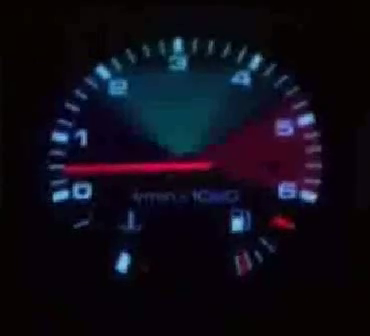
#> input picture frame 35 of speedometer.mp4, 370 x 336 px
$ python speedometer_reading_track.py
#> lines starting #> are read from the running program, lines starting #| are printed output that depends on the picture; after the words box and inside, x2 and y2 are one past the last pixel; in counts of white or black regions, pixels touching at a corner belong together
import cv2 as cv
import numpy as np
import matplotlib.pyplot as plt

def non_max_suppression_fast(contours, overlapThresh):
    boxes = []
    for cnt in contours:
        box = cv.boundingRect(cnt)
        boxes.append(box)
    boxes = np.array(boxes)

    # if there are no boxes, return an empty list
    if len(boxes) == 0:
        return []
    # if the bounding boxes integers, convert them to floats --
    # this is important since we'll be doing a bunch of divisions
    if boxes.dtype.kind == "i":
        boxes = boxes.astype("float")
    # initialize the list of picked indexes
    pick = []
    # grab the coordinates of the bounding boxes
    x = boxes[:,0]
    y = boxes[:,1]
    w = boxes[:,2]
    h = boxes[:,3]

    x1 = x
    y1 = y
    x2 = x + w
    y2 = y + h
    # compute the area of the bounding boxes and sort the bounding
    # boxes by the bottom-right y-coordinate of the bounding box
    area = (x2 - x1 + 1) * (y2 - y1 + 1)
    idxs = np.argsort(y2)
    # keep looping while some indexes still remain in the indexes
    # list
    while len(idxs) > 0:
        # grab the last index in the indexes list and add the
        # index value to the list of picked indexes
        last = len(idxs) - 1
        i = idxs[last]
        pick.append(i)
        # find the largest (x, y) coordinates for the start of
        # the bounding box and the smallest (x, y) coordinates
        # for the end of the bounding box
        xx1 = np.maximum(x1[i], x1[idxs[:last]])
        yy1 = np.maximum(y1[i], y1[idxs[:last]])
        xx2 = np.minimum(x2[i], x2[idxs[:last]])
        yy2 = np.minimum(y2[i], y2[idxs[:last]])
        # compute the width and height of the bounding box
        w = np.maximum(0, xx2 - xx1 + 1)
        h = np.maximum(0, yy2 - yy1 + 1)
        # compute the ratio of overlap
        overlap = (w * h) / area[idxs[:last]]
        # delete all indexes from the index list that have
        idxs = np.delete(idxs, np.concatenate(([last],
            np.where(overlap > overlapThresh)[0])))
    # return only the bounding boxes that were picked using the
    # integer data type
    picked_contours = []
    for ind in pick:
        picked_contours.append(contours[ind])
    return picked_contours

cap = cv.VideoCapture("eighthday/speedometer.mp4")
fps = cap.get(cv.CAP_PROP_FPS)
angles = []
while cap.isOpened():
    # Take each frame
    ret, frame = cap.read()
#> frame is the input picture: shape (336, 370, 3); mean B, G, R 23, 12, 15.2

    if not ret:
        print("Can't receive frame (stream end?). Exiting ...")
        break

    # Convert BGR to HSV
    hsv = cv.cvtColor(frame, cv.COLOR_BGR2HSV)
#> hsv: shape (336, 370, 3); mean H, S, V 102.8, 201.5, 26.8
    # define range of some color in HSV
    color = np.uint8([[[58,21,121]]])
    hsv_color = cv.cvtColor(color, cv.COLOR_BGR2HSV)
    # print(hsv_color)
    # Threshold the HSV image to get only red colors
    mask1 = cv.inRange(hsv, np.array([0,70,50]), np.array([10,255,255]))
#> mask1: shape (336, 370); every value is 0
    mask2 = cv.inRange(hsv, np.array([168,70,50]), np.array([180,255,255]))
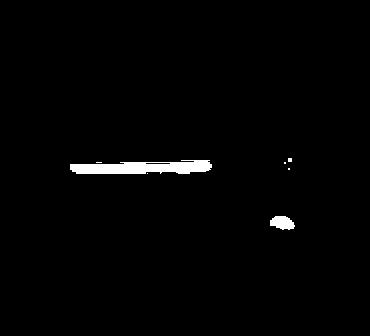
#> mask2: shape (336, 370); 1.4% white; 7 white regions (5 under 20 px), largest, box (x1, y1, x2, y2) and area: (70, 160, 212, 174) 1484, (270, 216, 295, 230) 257
    mask = mask1 | mask2

    kernel = cv.getStructuringElement(cv.MORPH_RECT,(2,2))
    mask = cv.morphologyEx(mask, cv.MORPH_OPEN, kernel)
#> mask: shape (336, 370); 1.4% white; 5 white regions (3 under 20 px), largest, box (x1, y1, x2, y2) and area: (71, 161, 213, 175) 1439, (271, 217, 296, 231) 257
    mask = cv.morphologyEx(mask, cv.MORPH_CLOSE, kernel)
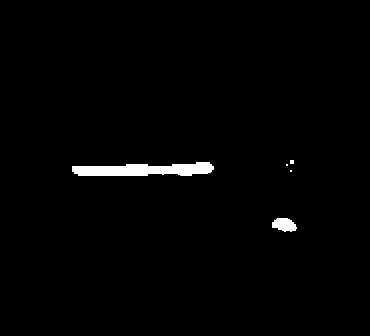
#> mask: shape (336, 370); 1.4% white; 5 white regions (3 under 20 px)

    contours, hierarchy = cv.findContours(mask, cv.RETR_LIST, cv.CHAIN_APPROX_SIMPLE)
#> contours = 5 contours, 3 with area under 20; largest, box (x1, y1, x2, y2) and area: (72, 162, 214, 176) 1288, (272, 218, 297, 232) 226

    hull_contours = []
    for cnt in contours:
        hull_cnt = cv.convexHull(cnt)
        hull_contours.append(hull_cnt)
#> this loop made 5 passes
#> (cnt, hull_cnt) on passes 2, 3, 5: ([[290, 170], [290, 171], [291, 171], [291, 170]], [[291, 170], [291, 171], [290, 171], [290, 170]]), ([[286, 164], [286, 165], [287, 165], [287, 164]], [[287, 164], [287, 165], [286, 165], [286, 164]]), ([[290, 160], [290, 163], [293, 163], [293, 160]], [[293, 160], [293, 163], [290, 163], [290, 160]])
#> after the loop, hull_contours = 5 contours, 3 with area under 20; largest, box (x1, y1, x2, y2) and area: (72, 162, 214, 176) 1546, (272, 218, 297, 232) 248

    hull_contours = non_max_suppression_fast(hull_contours, 0.2)
#> the loop in non_max_suppression_fast, `for cnt in contours:` made 5 passes
#> (cnt, box) on passes 2, 3, 5: ([[291, 170], [291, 171], [290, 171], [290, 170]], (290, 170, 2, 2)), ([[287, 164], [287, 165], [286, 165], [286, 164]], (286, 164, 2, 2)), ([[293, 160], [293, 163], [290, 163], [290, 160]], (290, 160, 4, 4))
#> box on passes 1, 4: (272, 218, 25, 14), (72, 162, 142, 14)
#> after the loop in non_max_suppression_fast, `for cnt in contours:`: boxes = [(272, 218, 25, 14), (290, 170, 2, 2), (286, 164, 2, 2), (72, 162, 142, 14), (290, 160, 4, 4)]
#> in non_max_suppression_fast, `boxes = np.array(boxes)`: boxes = [[272, 218, 25, 14], [290, 170, 2, 2], [286, 164, 2, 2], [72, 162, 142, 14], [290, 160, 4, 4]]
#> in non_max_suppression_fast, `x = boxes[:,0]`: x = [272, 290, 286, 72, 290]
#> in non_max_suppression_fast, `y = boxes[:,1]`: y = [218, 170, 164, 162, 160]
#> in non_max_suppression_fast, `w = boxes[:,2]`: w = [25, 2, 2, 142, 4]
#> in non_max_suppression_fast, `h = boxes[:,3]`: h = [14, 2, 2, 14, 4]
#> in non_max_suppression_fast, `x1 = x`: x1 = [272, 290, 286, 72, 290]
#> in non_max_suppression_fast, `y1 = y`: y1 = [218, 170, 164, 162, 160]
#> in non_max_suppression_fast, `x2 = x + w`: x2 = [297, 292, 288, 214, 294]
#> in non_max_suppression_fast, `y2 = y + h`: y2 = [232, 172, 166, 176, 164]
#> in non_max_suppression_fast, `area = (x2 - x1 + 1) * (y2 - y1 + 1)`: area = [390, 9, 9, 2145, 25]
#> in non_max_suppression_fast, `idxs = np.argsort(y2)`: idxs = [4, 2, 1, 3, 0]
#> the loop in non_max_suppression_fast, `while len(idxs) > 0:` made 5 passes
#> (last, i, xx1, yy1, xx2, yy2, w, overlap) on passes 1, 3: (4, 0, [290, 286, 290, 272], [218, 218, 218, 218], [294, 288, 292, 214], [164, 166, 172, 176], [5, 3, 3, 0], [0, 0, 0, 0]), (2, 1, [290, 290], [170, 170], [292, 288], [164, 166], [3, 0], [0, 0])
#> (last, i, xx1, yy1, xx2, yy2, h, overlap) on pass 2: (3, 3, [290, 286, 290], [162, 164, 170], [214, 214, 214], [164, 166, 172], [3, 3, 3], [0, 0, 0])
#> after the loop in non_max_suppression_fast, `while len(idxs) > 0:`: idxs = empty array; pick = [0, 3, 1, 2, 4]
#> the loop in non_max_suppression_fast, `for ind in pick:` made 5 passes
#> ind on passes 2 to 4: 3, 1, 2
#> after the loop in non_max_suppression_fast, `for ind in pick:`: picked_contours has the same summary as hull_contours outside non_max_suppression_fast

    res = frame.copy()

    hull_contours = sorted(hull_contours, key=lambda x: cv.arcLength(x, closed=True), reverse=True)
    for i in range(len(hull_contours)):
        cnt = hull_contours[i]
        if len(cnt) >= 5:
            ellipse = cv.fitEllipse(cnt)
            angles.append(ellipse[-1])
            cv.ellipse(res, ellipse, (255,255,255), 3)
            break
#> this loop made 1 pass
#> ellipse on pass 1: ((144.5, 169.4), (16.7, 152.2), 88.64)
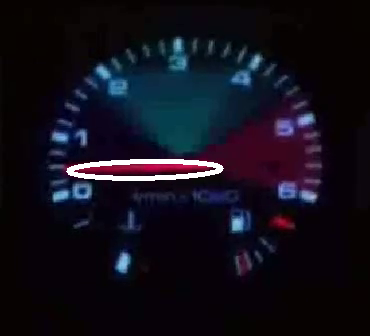
#> res: shape (336, 370, 3); 1.25% of pixels changed, all inside (x1, y1, x2, y2) = (66, 159, 224, 181)
#> after the loop, angles = [88.64]

    cv.imshow('res', res)
    cv.imshow('mask', mask)
    k = cv.waitKey(int(1000/fps)) & 0xFF
#> (key q is pressed here)
    if k == ord('q'):
        break
cv.destroyAllWindows()

max_angle = max(angles)
#> max_angle = 88.64
min_angle = min(angles)
#> min_angle = 88.64

cap.set(cv.CAP_PROP_POS_FRAMES, angles.index(max_angle))
ret, frame_max = cap.read()
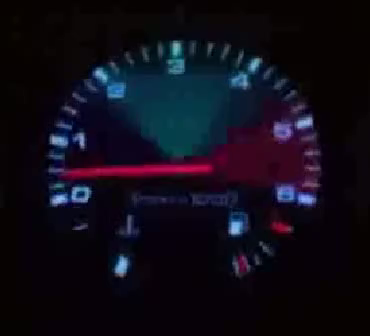
#> input picture frame 0 of speedometer.mp4, 370 x 336 px
#> frame_max is the input picture: shape (336, 370, 3); mean B, G, R 23.1, 12.1, 15.6
cap.set(cv.CAP_PROP_POS_FRAMES, angles.index(min_angle))
ret, frame_min = cap.read()

cv.imshow('max', frame_max)
cv.imshow('min', frame_min)
cv.waitKey(1)
cv.destroyAllWindows()

# YOU MUST MANUALLY INPUT THE LOWEST AND HIGHEST SPEED THE SPEEDOMETER HITS IN THE INPUT VIDEO HERE
rpm_points = [0.5, 2.6]
angle_points = [min_angle, max_angle]
#> angle_points = [88.64, 88.64]
rpm_values = np.interp(angles,  angle_points, rpm_points)
#> rpm_values = [2.6]

frames = [0, len(angles)]
#> frames = [0, 1]
seconds = [0, len(angles)//fps]
#> seconds = [0, 0]
time = np.interp(range(len(angles)), frames, seconds)
#> time = [0]

fig = plt.figure(figsize=(6,cap.get(cv.CAP_PROP_FRAME_HEIGHT)/100))
plt.plot(time, rpm_values, color='gray')
plot, = plt.plot(time, rpm_values, color='red')
scat = plt.scatter(None, None, color='red')
plt.xlabel('Time')
plt.ylabel('Value')
plt.tight_layout(pad=2)
cap.set(cv.CAP_PROP_POS_FRAMES, 0)
video = []
for i in range(len(angles)):
    ret, frame = cap.read()
    # update data
    plot.set_ydata([None if j > i else val for j, val in enumerate(rpm_values)])
    scat.set_offsets((time[i], rpm_values[i]))

    # redraw the canvas
    fig.canvas.draw()

    # convert canvas to image
    img = cv.cvtColor(np.asarray(fig.canvas.buffer_rgba()), cv.COLOR_RGBA2BGR)
    img = cv.resize(img, (fig.canvas.get_width_height()[0], frame.shape[0]))

    # display image with opencv or any operation you like
    res = np.hstack((frame, img))
    video.append(res)
    cv.imshow("final", res)

    k = cv.waitKey(1) & 0xFF
    if k == ord('q'):
        break
#> this loop made 1 pass; (key q is pressed on pass 1)
#> pass 1, `img = cv.cvtColor(np.asarray(fig.canvas.buffer_rgba()), cv.COLOR_RGBA2..`:
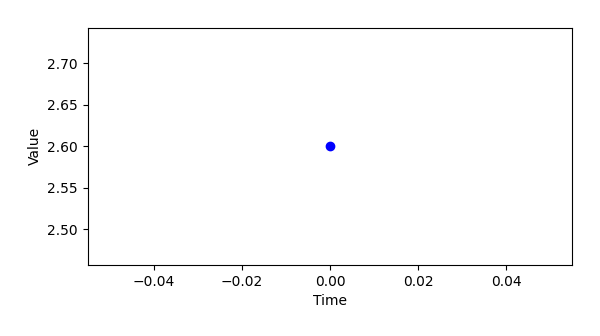
#> img: shape (336, 600, 3); mean R, G, B 251.4, 251.4, 251.5
#> pass 1, `res = np.hstack((frame, img))`:
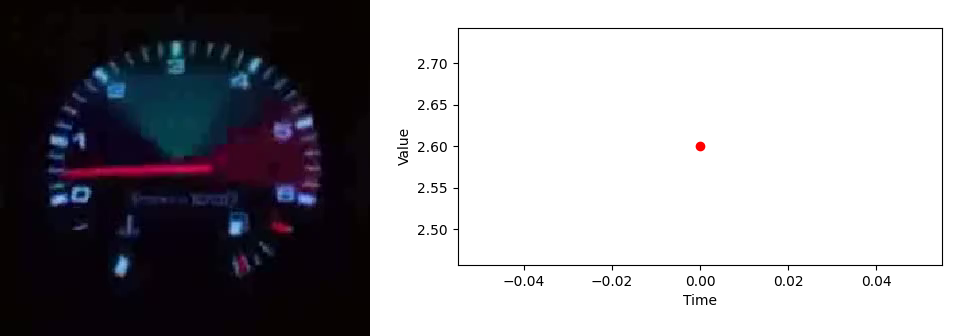
#> res: shape (336, 970, 3); mean B, G, R 164.3, 160.2, 161.5
#> after the loop, video = 1 item
cv.destroyAllWindows()

vw = cv.VideoWriter('eighthday/speedometer_reading.mp4', -1, fps, (res.shape[1],res.shape[0]))
for i in range(len(video)):
    vw.write(video[i])
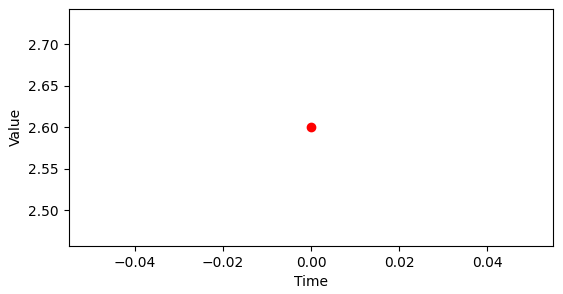
#> figure drawn by matplotlib, 1 panel

$ run again, starting later in the video
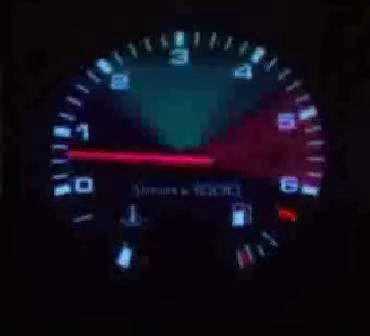
#> input picture frame 157 of speedometer.mp4, 370 x 336 px
#> frame is the input picture: shape (336, 370, 3); mean B, G, R 24.8, 13.4, 16.9
#> hsv: shape (336, 370, 3); mean H, S, V 107.4, 183.8, 28.6
#> mask1: shape (336, 370); 0.03% white in thin lines or dots, all inside (x1, y1, x2, y2) = (282, 208, 297, 222)
#> mask2: shape (336, 370); 1.4% white; 6 white regions (2 under 20 px), largest, box (x1, y1, x2, y2) and area: (72, 148, 210, 168) 1519, (278, 208, 298, 220) 180, (280, 140, 294, 144) 56, (216, 162, 222, 166) 20
#> contours = 5 contours, 2 with area under 20; largest, box (x1, y1, x2, y2) and area: (74, 150, 212, 170) 1360, (280, 210, 300, 224) 193, (282, 142, 296, 146) 39
#> the loop `for cnt in contours:` made 5 passes
#> (cnt, hull_cnt) on pass 5: ([[282, 142], [282, 145], [295, 145], [295, 142]], [[295, 142], [295, 145], [282, 145], [282, 142]])
#> after the loop `for cnt in contours:`: hull_contours = 5 contours, 2 with area under 20; largest, box (x1, y1, x2, y2) and area: (74, 150, 212, 170) 1737, (280, 210, 300, 224) 211, (282, 142, 296, 146) 39
#> the loop in non_max_suppression_fast, `for cnt in contours:` made 5 passes
#> box on passes 1 to 4: (280, 210, 20, 14), (218, 164, 6, 4), (161, 161, 4, 4), (74, 150, 138, 20)
#> after the loop in non_max_suppression_fast, `for cnt in contours:`: boxes = [(280, 210, 20, 14), (218, 164, 6, 4), (161, 161, 4, 4), (74, 150, 138, 20), (282, 142, 14, 4)]
#> in non_max_suppression_fast, `boxes = np.array(boxes)`: boxes = [[280, 210, 20, 14], [218, 164, 6, 4], [161, 161, 4, 4], [74, 150, 138, 20], [282, 142, 14, 4]]
#> x = [280, 218, 161, 74, 282]
#> y = [210, 164, 161, 150, 142]
#> in non_max_suppression_fast, `w = boxes[:,2]`: w = [20, 6, 4, 138, 14]
#> in non_max_suppression_fast, `h = boxes[:,3]`: h = [14, 4, 4, 20, 4]
#> x1 = [280, 218, 161, 74, 282]
#> y1 = [210, 164, 161, 150, 142]
#> x2 = [300, 224, 165, 212, 296]
#> y2 = [224, 168, 165, 170, 146]
#> area = [315, 35, 25, 2919, 75]
#> in non_max_suppression_fast, `idxs = np.argsort(y2)`: idxs = [4, 2, 1, 3, 0]
#> the loop in non_max_suppression_fast, `while len(idxs) > 0:` made 4 passes
#> (last, i, xx1, yy1, xx2, yy2, w, h) on passes 2 to 3: (3, 3, [282, 161, 218], [150, 161, 164], [212, 165, 212], [146, 165, 168], [0, 5, 0], [0, 5, 5]), (1, 1, [282], [164], [224], [146], [0], [0])
#> after the loop in non_max_suppression_fast, `while len(idxs) > 0:`: idxs = empty array; pick = [0, 3, 1, 4]
#> the loop in non_max_suppression_fast, `for ind in pick:` made 4 passes
#> ind on passes 2 to 3: 3, 1
#> after the loop in non_max_suppression_fast, `for ind in pick:`: picked_contours = 4 contours, 1 with area under 20; largest, box (x1, y1, x2, y2) and area: (74, 150, 212, 170) 1737, (280, 210, 300, 224) 211, (282, 142, 296, 146) 39
#> `hull_contours = non_max_suppression_fast(hull_contours, 0.2)`: hull_contours has the same summary as picked_contours in non_max_suppression_fast
#> the loop `for i in range(len(hull_contours)):` made 1 pass
#> ellipse on pass 1: ((142.1, 159.2), (16.59, 149.4), 94.16)
#> after the loop `for i in range(len(hull_contours)):`:
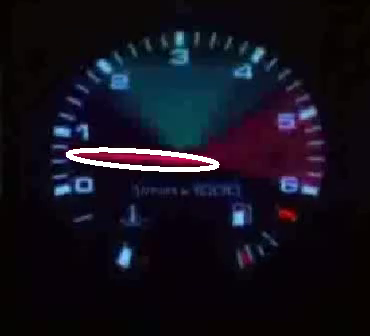
#> res: shape (336, 370, 3); 1.23% of pixels changed, all inside (x1, y1, x2, y2) = (66, 147, 220, 172)
#> after the loop `for i in range(len(hull_contours)):`: angles = [94.16]
#> max_angle = 94.16
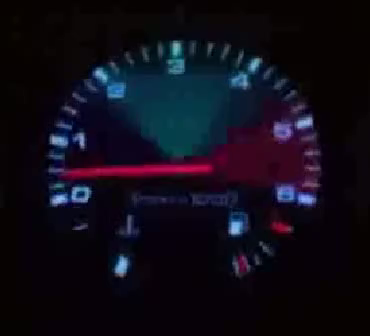
#> input picture frame 0 of speedometer.mp4, 370 x 336 px
#> frame_max is the input picture: shape (336, 370, 3); mean B, G, R 23.1, 12.1, 15.6
#> angle_points = [94.16, 94.16]
#> rpm_values = [2.6]
#> frames = [0, 1]
#> seconds = [0, 0]
#> time = [0]
#> the loop `for i in range(len(angles)):` made 1 pass; (key q is pressed on pass 1)
#> after the loop `for i in range(len(angles)):`: video = 1 item
#> the loop `for i in range(len(video)):` made 1 pass

$ run again, starting later in the video
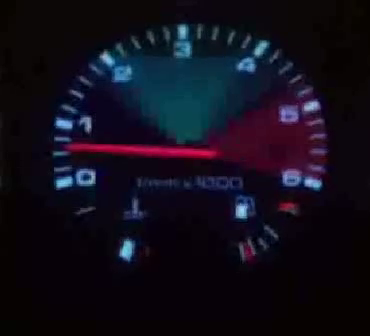
#> input picture frame 280 of speedometer.mp4, 370 x 336 px
#> frame is the input picture: shape (336, 370, 3); mean B, G, R 25.4, 13.5, 17.3
#> hsv: shape (336, 370, 3); mean H, S, V 111.8, 187, 29
#> mask1: shape (336, 370); every value is 0
#> mask2: shape (336, 370); 1.4% white; 10 white regions (5 under 20 px), largest, box (x1, y1, x2, y2) and area: (72, 144, 226, 160) 1517, (278, 201, 298, 212) 132, (304, 140, 318, 144) 34, (318, 156, 326, 162) 34, (240, 152, 254, 154) 28
#> contours = 6 contours, 3 with area under 20; largest, box (x1, y1, x2, y2) and area: (74, 146, 228, 162) 1314, (281, 204, 300, 214) 106, (320, 158, 328, 164) 22
#> the loop `for cnt in contours:` made 6 passes
#> (cnt, hull_cnt) on passes 3, 6: ([[242, 154], [242, 155], [255, 155], [255, 154]], [[255, 154], [255, 155], [242, 155], [242, 154]]), ([[278, 128], [278, 129], [279, 129], [279, 128]], [[279, 128], [279, 129], [278, 129], [278, 128]])
#> after the loop `for cnt in contours:`: hull_contours = 6 contours, 2 with area under 20; largest, box (x1, y1, x2, y2) and area: (74, 146, 228, 162) 1637, (281, 204, 300, 214) 121, (320, 158, 328, 164) 26, (306, 142, 318, 146) 25
#> the loop in non_max_suppression_fast, `for cnt in contours:` made 6 passes
#> box on passes 1, 2, 4, 5: (281, 204, 19, 10), (320, 158, 8, 6), (74, 146, 154, 16), (306, 142, 12, 4)
#> after the loop in non_max_suppression_fast, `for cnt in contours:`: boxes = [(281, 204, 19, 10), (320, 158, 8, 6), (242, 154, 14, 2), (74, 146, 154, 16), (306, 142, 12, 4), (278, 128, 2, 2)]
#> in non_max_suppression_fast, `boxes = np.array(boxes)`: boxes = [[281, 204, 19, 10], [320, 158, 8, 6], [242, 154, 14, 2], [74, 146, 154, 16], [306, 142, 12, 4], [278, 128, 2, 2]]
#> x = [281, 320, 242, 74, 306, 278]
#> y = [204, 158, 154, 146, 142, 128]
#> in non_max_suppression_fast, `w = boxes[:,2]`: w = [19, 8, 14, 154, 12, 2]
#> in non_max_suppression_fast, `h = boxes[:,3]`: h = [10, 6, 2, 16, 4, 2]
#> x1 = [281, 320, 242, 74, 306, 278]
#> y1 = [204, 158, 154, 146, 142, 128]
#> x2 = [300, 328, 256, 228, 318, 280]
#> y2 = [214, 164, 156, 162, 146, 130]
#> area = [220, 63, 45, 2635, 65, 9]
#> in non_max_suppression_fast, `idxs = np.argsort(y2)`: idxs = [5, 4, 2, 3, 1, 0]
#> the loop in non_max_suppression_fast, `while len(idxs) > 0:` made 6 passes
#> (last, i, xx1, yy1, xx2, yy2, overlap, idxs) on passes 1, 2, 4: (5, 0, [281, 306, 281, 281, 320], [204, 204, 204, 204, 204], [280, 300, 256, 228, 300], [130, 146, 156, 162, 164], [0, 0, 0, 0, 0], [5, 4, 2, 3, 1]), (4, 1, [320, 320, 320, 320], [158, 158, 158, 158], [280, 318, 256, 228], [130, 146, 156, 162], [0, 0, 0, 0], [5, 4, 2, 3]), (2, 2, [278, 306], [154, 154], [256, 256], [130, 146], [0, 0], [5, 4])
#> after the loop in non_max_suppression_fast, `while len(idxs) > 0:`: idxs = empty array; pick = [0, 1, 3, 2, 4, 5]
#> the loop in non_max_suppression_fast, `for ind in pick:` made 6 passes
#> ind on pass 4: 2
#> after the loop in non_max_suppression_fast, `for ind in pick:`: picked_contours has the same summary as hull_contours outside non_max_suppression_fast
#> the loop `for i in range(len(hull_contours)):` made 1 pass
#> ellipse on pass 1: ((154.4, 152.8), (14.34, 169.9), 92.13)
#> after the loop `for i in range(len(hull_contours)):`:
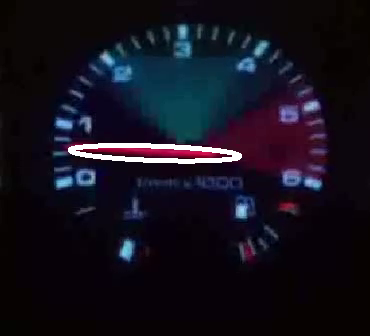
#> res: shape (336, 370, 3); 1.38% of pixels changed, all inside (x1, y1, x2, y2) = (68, 143, 242, 164)
#> after the loop `for i in range(len(hull_contours)):`: angles = [92.13]
#> max_angle = 92.13
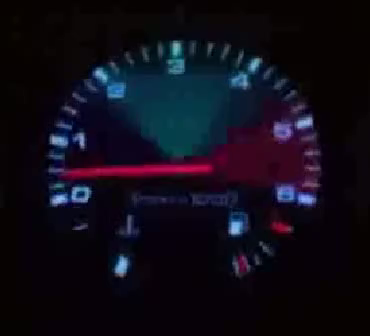
#> input picture frame 0 of speedometer.mp4, 370 x 336 px
#> frame_max is the input picture: shape (336, 370, 3); mean B, G, R 23.1, 12.1, 15.6
#> angle_points = [92.13, 92.13]
#> rpm_values = [2.6]
#> frames = [0, 1]
#> seconds = [0, 0]
#> time = [0]
#> the loop `for i in range(len(angles)):` made 1 pass; (key q is pressed on pass 1)
#> after the loop `for i in range(len(angles)):`: video = 1 item
#> the loop `for i in range(len(video)):` made 1 pass
